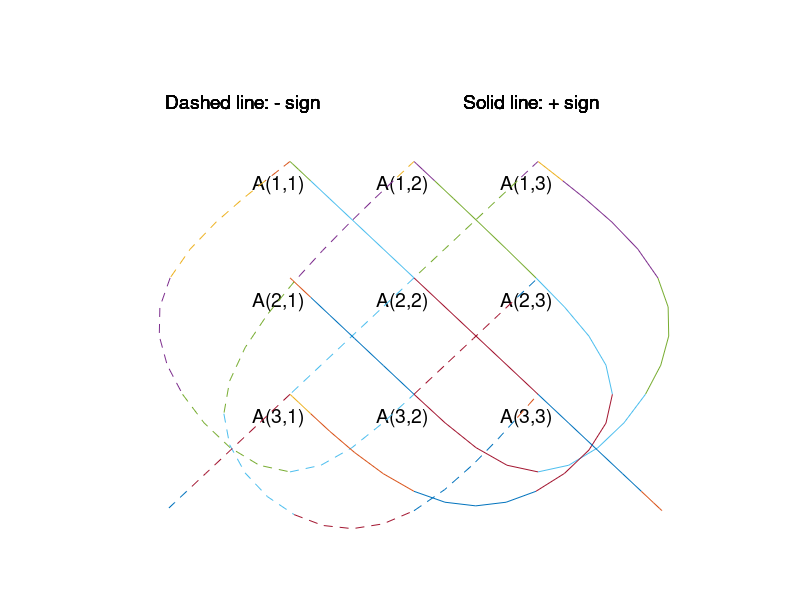

The MATLAB script that drew this image:
% f3_3
% Copyright S. Nakamura, 1995
set(gcf, 'NumberTitle','off','Name', 'Figure 3.3')

clear; clf; hold off
axis([-0.5,4.5,-4.2,0,-1,1])
view([0,90])
hold on
x=[ 1,1,1,-0.4,0,1,2,3,3,3];
y=-[1,1,1, 2,  3,4,3,2,2,2];
for i=1:3
for j=1:3
text(i-0.3,-j-0.2,0.5, ['A(',int2str(j),',',int2str(i),')'], ...
 'FontSize',[14])
end
end
xs=[0,3;0,3];
ys=[0,0;-3,-3];
zs=[1,1;1,1]*0.1;
%surf(xs,ys,zs)
colormap(hsv)



for L=1:6
if L==1, 
x=[ 1,1,1,-0.2,0,1,2,3,3,3];
y=-[1,1,1, 2,  3,4,3,2,2,2];
end
if L==2, 
x=[ 2,2,2,1,0.2,1,  2,3,3,3];
y=-[1,1,1,2,3.2,4.2,4.2,3,3,3];
end
if L==3, 
x=[ 3,3,3,2,1,0,0,0];
y=-[1,1,1,2,3,4,4,4];
end
if L==4, 
x=4-[ 1,1,1,-0.2,0,1,2,3,3,3];
y=-[1,1,1, 2,  3,4,3,2,2,2];
end
if L==5, 
x=4-[ 2,2,2,1,0.1,1,2,3,3,3];
y=-[1,1,1,2,3,4,4,3,3,3];
end
if L==6, 
x=4-[ 3,3,3,2,1,0,0,0];
y=-[1,1,1,2,3,4,4,4];
end
text(0,-0.5,'Dashed line: - sign', 'FontSize',[14])
text(2.4,-0.5,'Solid line: + sign', 'FontSize',[14])
 
m = length(y); plot([-1 4], [-1 2], '.');  
%xlabel('x'); ylabel('y'); % plot(x,y,'o')
for k=1:m
  z=int2str(k); xk = x(k); yk=y(k);
end
t = 0:0.25:1; t2=t.^2; t3=t.^3;
for i=2:m-2
   yb = 1/6*((1-t).^3*y(i-1) + (3*t3-6*t2+4)*y(i) + ...
        (-3*t3 + 3*t2 + 3*t + 1)*y(i+1) + t3*y(i+2) );
   xb = 1/6*((1-t).^3*x(i-1) + (3*t3-6*t2+4)*x(i) +  ...
        (-3*t3 + 3*t2 + 3*t + 1)*x(i+1) + t3*x(i+2) );
 if L<4  plot(xb,yb,'--');end
 if L>3  plot(xb,yb);end
end
end
axis('off')
%title(' Spaghetti Rule ')
